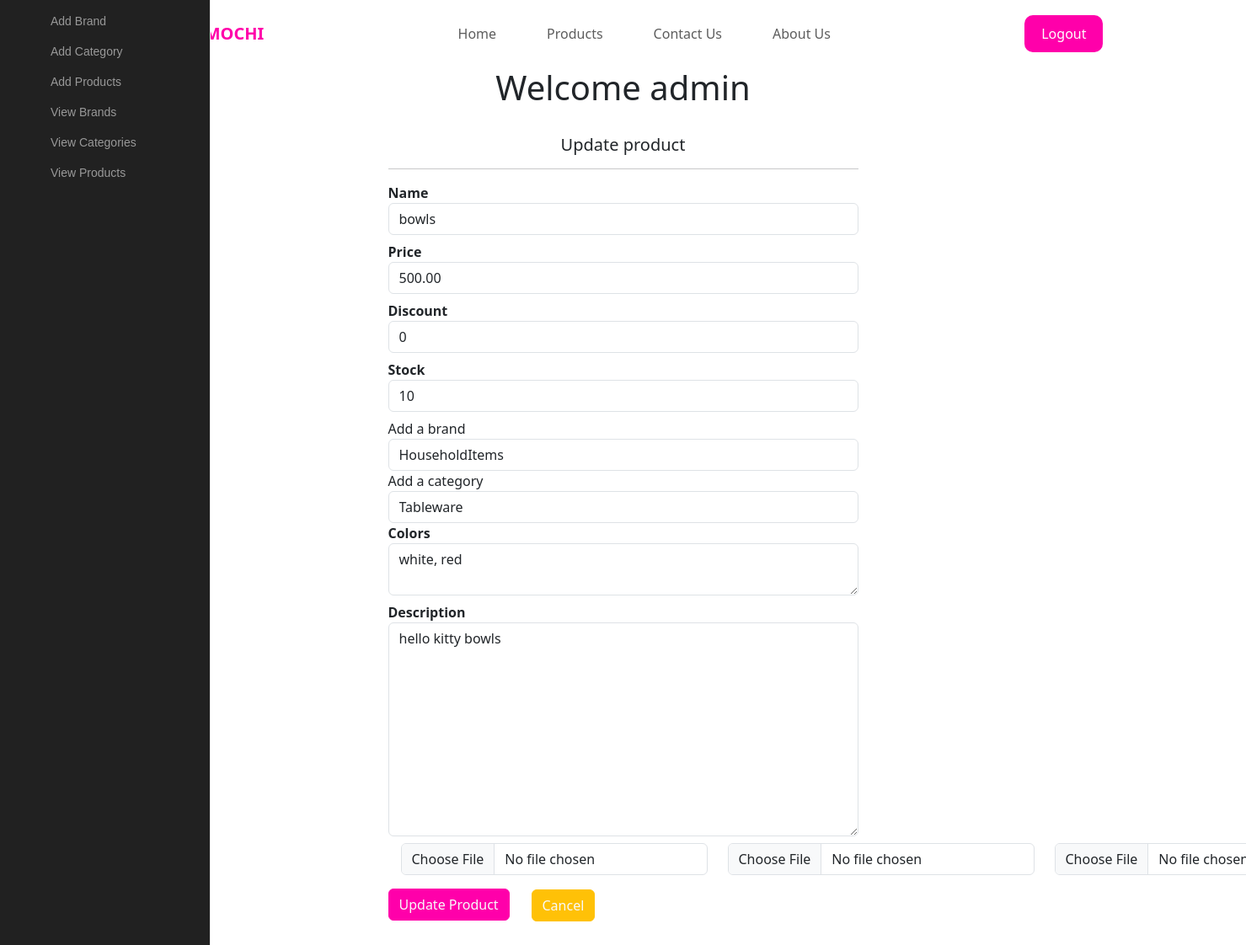
Page /updateproduct/1 on the committed database.
### shop/products/models.py (models this page shows, shortened)
class Addproduct(db.Model):
    id = db.Column(db.Integer, primary_key=True)
    name = db.Column(db.String(80), nullable=False)
    price = db.Column(db.Numeric(10,2), nullable=False)
    discount = db.Column(db.Integer, default=0)
    stock = db.Column(db.Integer, nullable=False)
    colors = db.Column(db.Text, nullable=False)
    desc = db.Column(db.Text, nullable=False)
    pub_date = db.Column(db.DateTime, nullable=False, default=datetime.utcnow)
    brand_id = db.Column(db.Integer, db.ForeignKey('brand.id'), nullable=False)
    brand = db.relationship('Brand', backref=db.backref('brands', lazy=True))
    category_id = db.Column(db.Integer, db.ForeignKey('category.id'), nullable=False)
    category = db.relationship('Category', backref=db.backref('categories', lazy=True))
    image_1 = db.Column(db.String(150), nullable=False, default='image.jpg')
    image_2 = db.Column(db.String(150), nullable=False, default='image.jpg')
    image_3 = db.Column(db.String(150), nullable=False, default='image.jpg')

class Brand(db.Model):
    id = db.Column(db.Integer, primary_key=True)
    name = db.Column(db.String(30), nullable=False, unique=True)

class Category(db.Model):
    id = db.Column(db.Integer, primary_key=True)
    name = db.Column(db.String(30), nullable=False, unique=True)

### shop/products/routes.py (the view, shortened to what this page needs)
@app.route('/updateproduct/<int:id>', methods=['GET', 'POST'])
def updateproduct(id):
    brands = Brand.query.all()
    categories = Category.query.all()
    product = Addproduct.query.get_or_404(id)
    brand = request.form.get('brand')
    category = request.form.get('category')
    form = Addproducts(request.form)
    form.name.data = product.name
    form.price.data = product.price
    form.discount.data = product.discount
    form.stock.data = product.stock
    form.colors.data = product.colors
    form.desc.data = product.desc
    return render_template('products/updateproduct.html', form=form, brands=brands, categories=categories, product=product)

### shop/products/forms.py
class Addproducts(Form):
    name = StringField('Name', [validators.DataRequired()])
    price = DecimalField('Price',[validators.DataRequired()])
    discount = IntegerField('Discount', default=0)
    stock = IntegerField('Stock', [validators.DataRequired()])
    desc =TextAreaField('Description', [validators.DataRequired()])
    colors = TextAreaField('Colors', [validators.DataRequired()])
    image_1 = FileField('Image 1', validators=[FileRequired(), FileAllowed(['jpg', 'png', 'gif', 'jpeg'])])
    image_2 = FileField('Image 2', validators=[FileRequired(), FileAllowed(['jpg', 'png', 'gif', 'jpeg'])])
    image_3 = FileField('Image 3', validators=[FileRequired(), FileAllowed(['jpg', 'png', 'gif', 'jpeg'])])

### shop/templates/products/updateproduct.html (shortened to what this page needs)
{% extends 'layout.html' %}
{% block content %}
<div class="landing-page">
    <header>
        <div class="container">
            <a href="{{url_for('home')}}" class="logo">MOCHI <b>MOCHI</b></a>
            <ul class="links">
                <li><a href="{{url_for('home')}}">Home</a></li>
                <li><a href="">Products</a></li>
                <li><a href="{{url_for('contact')}}">Contact Us</a></li>
                <li><a href="{{url_for('about')}}">About Us</a></li>
            </ul>
            <a href="{{ url_for('login') }}" class="logout-link">Logout</a>
        </div>
    </header>
</div>
<div class="text-center h1">Welcome admin</div>
    <nav class="main-menu">
    <ul>
        <li>
            <a href="{{url_for('addbrand')}}">
            <i class="fa fa-home fa-2x"></i>
            </a>
        </li>
        <li>
            <a href="{{url_for('addcategory')}}">
            <i class="fa fa-home fa-2x"></i>
            </a>
        </li>
        <li>
            <a href="{{url_for('addproduct')}}">
            <i class="fa fa-home fa-2x"></i>
            </a>
        </li>
        <li>
            <a href="{{url_for('brands')}}">
            <i class="fa fa-home fa-2x"></i>
            </a>
        </li>
        <li>
            <a href="{{url_for('category')}}">
            <i class="fa fa-home fa-2x"></i>
            </a>
        </li>
        <li>
            <a href="{{url_for('adminpage')}}">
            <i class="fa fa-home fa-2x"></i>
            </a>
        </li>
    </ul>
    </nav>
<div class="container">
    <div class="row">
    <div class="col-md-3"></div>
    <div class="col-md-6">
        <h5 class="text-center mt-4">Update product</h5>
        <hr>
        {% from "_formhelpers.html" import render_field %}
        <form action="" method="POST" enctype="multipart/form-data">
            {{ render_field(form.name, class="form-control", placeholder="Add product name")}}
            {{ render_field(form.price, class="form-control", placeholder="Add product price")}}
            {{ render_field(form.discount, class="form-control", placeholder="Add product discount")}}
            {{ render_field(form.stock, class="form-control", placeholder="Add product stock")}}
            <label for="brand">Add a brand</label>
            <select name="brand" id="brand" class="form-control" required>
                <option value="{{product.brand_id}}">{{product.brand.name}}</option>
            </select>
            <label for="category">Add a category</label>
            <select name="category" id="category" class="form-control" required>
                <option value="{{product.category_id}}">{{product.category.name}}</option>
            </select>
            {{ render_field(form.colors, class="form-control", placeholder="Add product colors")}}
            {{ render_field(form.desc, class="form-control", placeholder="Add product description", rows="10")}}
            <div class="container">
                <div class="row">
                    <div class="col-md-4"><input type="file" name="image_1" class="form-control"></div>
                    <div class="col-md-4"><input type="file" name="image_2" class="form-control"></div>
                    <div class="col-md-4"><input type="file" name="image_3" class="form-control"></div>
                </div>
            </div>
        <p><input type=submit value="Update Product" class="btn btn-info mt-3"></p>
        <a href={{url_for('adminpage')}} class="btn btn-warning" style="margin-top: -95px; margin-left: 170px;">Cancel</a>
        </form>
    </div>
    <div class="col-md-3"></div>
</div>
</div>
{% endblock content%}

### rows in the picture
Addproduct: name "bowls", price "500.00", discount "0", stock "10", colors "white, red", desc "hello kitty bowls"
Brand: brand "HouseholdItems"
Category: category "Tableware"

### other values in the picture
{{ field.label }} "Name Price Discount Stock Colors Description"
